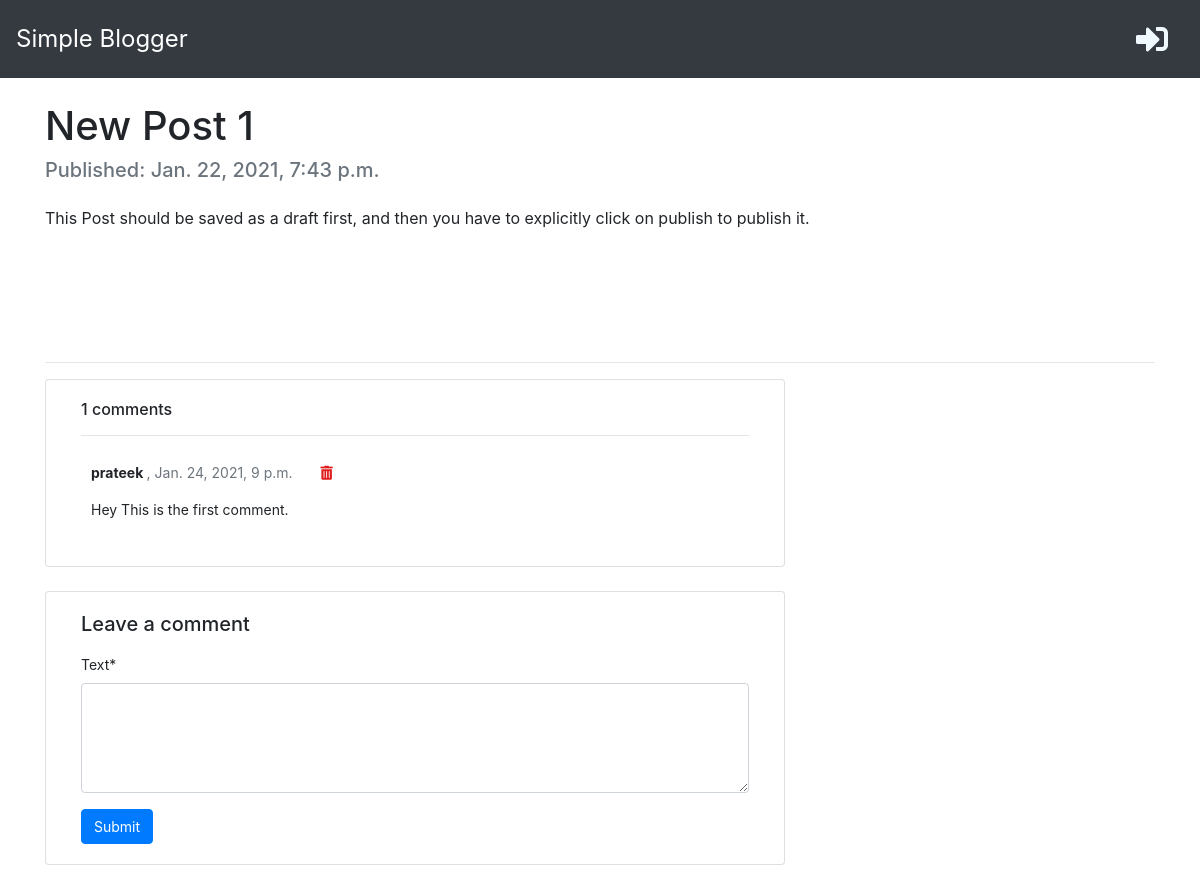
/post/11, run on the app's committed database.
### blog/models.py (models this page shows, shortened)
class Post(models.Model):
    author          = models.ForeignKey('auth.User', on_delete=models.CASCADE)
    title           = models.CharField(max_length=150)
    text            = models.TextField()
    created_date    = models.DateTimeField(default=timezone.now)
    published_date  = models.DateTimeField(blank=True, null=True)

class Comment(models.Model):
    post            = models.ForeignKey('blog.Post', on_delete=models.CASCADE, related_name='comments')
    author          = models.CharField(max_length=100)
    text            = models.TextField()
    created_date    = models.DateTimeField(default=timezone.now)
    class Meta:
        ordering = ['created_date']

### blog/views.py (the view)
# urls.py: path('post/<int:pk>', post_detail, name='post_detail'),
def post_detail(request, pk):
    post = get_object_or_404(Post, pk=pk)
    if request.method == 'POST':
        form = CommentForm(request.POST)
        if form.is_valid():
            comment = form.save(commit=False)
            comment.author = request.user
            comment.post = post
            comment.save()
            return redirect('post_detail', pk=post.pk)
    else:
        form = CommentForm()
    stuff_for_frontend = {'post': post, 'form': form}
    return render(request, 'blog/post_detail.html', stuff_for_frontend)

### blog/forms.py
class CommentForm(forms.ModelForm):
	class Meta:
		model = Comment
		fields = ('text',)
		widgets = {
			'text': forms.Textarea(
				attrs={
					'class': 'form-control',
					'rows' : 4,
				}
			),
		}

### blog/templates/blog/post_detail.html (shortened to what this page needs)
{% extends "index.html" %}
{% load crispy_forms_tags %}
{% block content %}
<div class="container mt-4">
        <div class="d-flex text-center">
            <h1 class="page-header text-center">{{post.title}}</h1>
        </div>
        {% if post.published_date %}
            <h5 class="mb-2 text-muted">Published: {{post.published_date}}</h5>
        {% endif %}
        <p class="mt-4">{{post.text|linebreaksbr}}</p>
        <div class="" style="height: 100px;"></div>
        <hr>
        <div class="col-md-8 card mb-4 mt-3 ">
            <div class="card-body" style="font-size: 14px;">
                {% if post.comments.count > 0 %}
                    <h6>{{ post.comments.count }} comments</h6>
                {% else %}
                    <h6>No Comments</h6>
                {% endif %}
                <hr>
                {% for comment in post.comments.all %}
                <div class="comments" style="padding: 10px;">
                    <p class="font-weight-bold">
                        {{ comment.author }}
                        <span class=" text-muted font-weight-normal">
                            ,  {{ comment.created_date }}
                        </span>
                        <a href="{% url 'comment_remove' pk=comment.pk %}"><i class="fas fa-trash-alt ml-4" style="color: #e01c1c;"></i></a>
                    </p>
                    {{ comment.text | linebreaks }}
                </div>
                {% endfor %}
            </div>
        </div>
        <div class="col-md-8 card mb-4  mt-3 ">
            <div class="card-body" style="font-size: 14px;">
                <!-- {% if new_comment %}
                <div class="alert alert-success" role="alert">
                    Your comment is awaiting moderation
                </div>
                {% else %} -->
                <h5>Leave a comment</h5>
                <form method="post" style="margin-top: 1.3em;">
                    <div class="mb-3 mx-auto">
                        {{form.text|as_crispy_field }}
                    </div>
                    <button type="submit" class="btn btn-primary" style="font-size: 14px;">Submit</button>
                </form>
                {% endif %}
            </div>
        </div>
</div>
{% endblock %}

### data on the page
Post: title "New Post 1", published_date "Jan. 22, 2021, 7:43 p.m.", text "This Post should be saved as a draft first, and then you have to explicitly click on publish to publish it.", comments.count "1"
Comment: author "prateek", created_date "Jan. 24, 2021, 9 p.m.", text "Hey This is the first comment."
